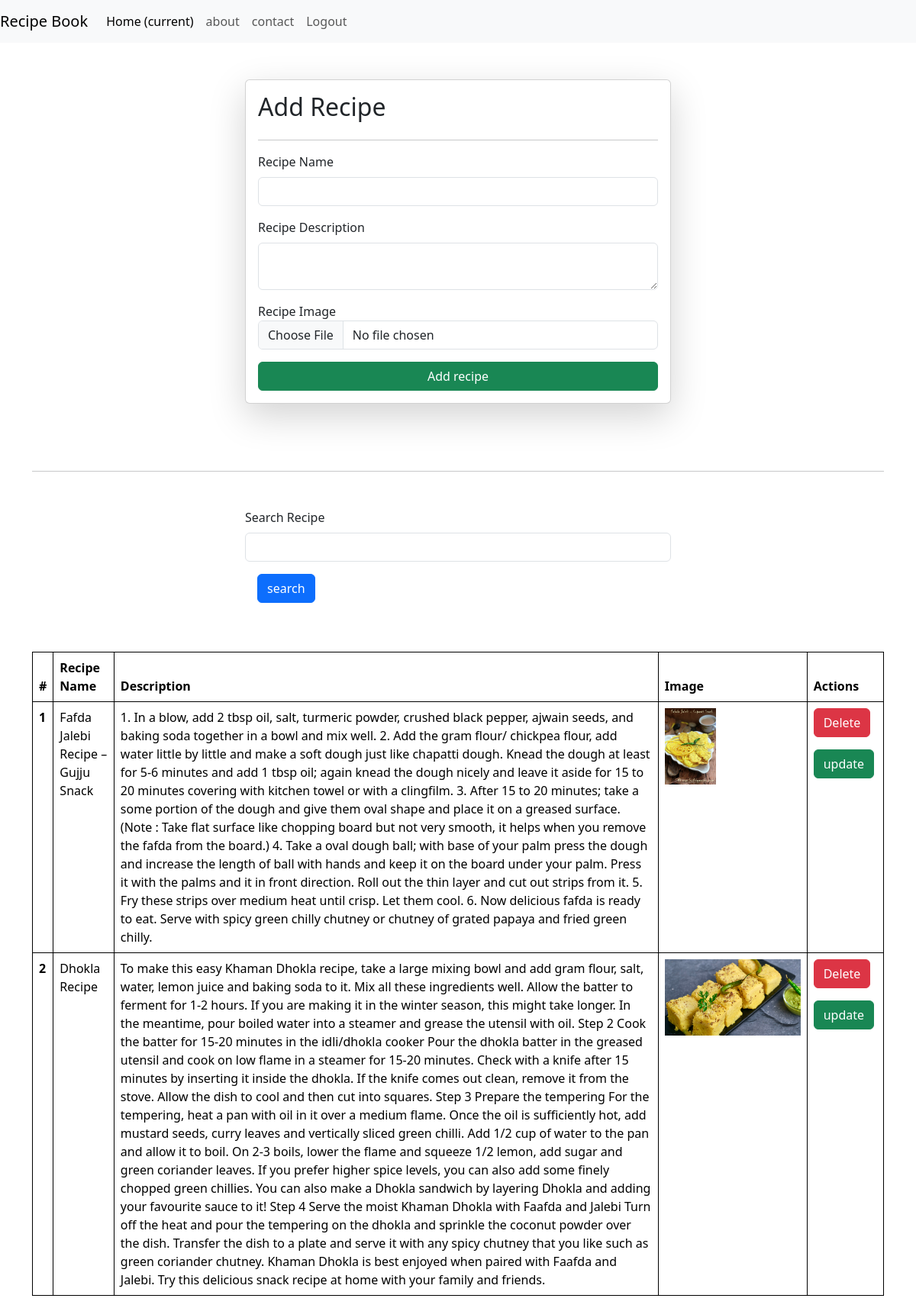
Page /recipes/ (signed in) on the committed database.
### veggie/models.py (models this page shows)
class Recipes(models.Model):
    user = models.ForeignKey(User , on_delete = models.SET_NULL, null = True , blank = True)
    recipe_name = models.CharField(max_length = 100)
    recipe_description = models.TextField()
    recipe_image = models.ImageField(upload_to = "recipes")

### veggie/views.py (the view, shortened to what this page needs)
# urls.py: path('recipes/', recipes,name="recipes"),
@login_required(login_url='/register/')
def recipes(request):
    queryset = Recipes.objects.all()
    if request.GET.get('search'):
        queryset = queryset.filter(recipe_name__icontains = request.GET.get('search'))
        queryset = queryset.filter(recipe_description__icontains = request.GET.get('search'))
    context = {'recipes' : queryset}
    return render(request, 'recipes.html', context)

### veggie/templates/recipes.html (shortened to what this page needs)
{% extends "base.html" %}
{% block start %}
<div class="container mt-5">
  <form class="col-6 mx-auto card p-3 shadow-lg" method="post" enctype="multipart/form-data">
    <h2>Add Recipe</h2>
    <hr>
    <div class="mb-3">
      <label for="exampleInputEmail1" class="form-label" >Recipe Name</label>
      <input name="recipe_name" required type="text" class="form-control" >
    </div>
    <div class="mb-3">
      <label for="exampleInputPassword1" name="recipe_description" class="form-label">Recipe Description</label>
      <textarea name="recipe_description" required class="form-control" ></textarea>
    </div>
    <div class="mb-3">
      <label class="form-check-label" for="exampleCheck1">Recipe Image</label>
      <input name="recipe_image" type="file" class="form-control" >
    </div>
    <button type="submit" class="btn btn-success">Add recipe</button>
  </form>
<br>
<br>
<br>
<hr>
<form action="" class="">
  <div class="mt-5">
    <div class="mx-auto col-6">
      <label for="exampleInputEmail1" class="form-label" >Search Recipe</label>
      <input name="search" required type="text" class="form-control" >
      <button type="submit" class="btn btn-primary m-3 ">search</button>
    </div>
  </div>
</form>
  <table class="table mt-5">
    <thead>
      <tr>
        <th scope="col">#</th>
        <th scope="col">Recipe Name </th>
        <th scope="col">Description</th>
        <th scope="col">Image</th>
        <th scope="col">Actions</th>
      </tr>
    </thead>
    <tbody>
      {% for recipe in recipes %}
      <tr>
        <th scope="row">{{forloop.counter}}</th>
        <td>{{recipe.recipe_name}}</td>
        <td>{{recipe.recipe_description}}</td>
        <td>
          <img src="/media/{{recipe.recipe_image}}" style="height : 100px;"></td>
          <td>
            <a href="/delete-recipe/{{recipe.id}}/" class="btn btn-danger mb-3"> Delete </a>
            <a href="/update-recipe/{{recipe.id}}/" class="btn btn-success"> update </a>
          </td>
      {% endfor %}
    </tbody>
  </table>
</div>
{% endblock %}

### home/templates/base.html (shortened to what this page needs)
<!DOCTYPE html>
<html lang="en">
<head>
    <link href="https://cdn.jsdelivr.net/npm/bootstrap@5.3.2/dist/css/bootstrap.min.css" rel="stylesheet">
  </head>
</head>
<body>
    <nav class="navbar navbar-expand-lg navbar-light bg-light">
        <a class="navbar-brand" href="#">Recipe Book</a>
        <div class="collapse navbar-collapse" id="navbarNavAltMarkup">
          <div class="navbar-nav">
            <a class="nav-item nav-link active" href="/">Home <span class="sr-only">(current)</span></a>
            <a class="nav-item nav-link" href="/about">about</a>
            <a class="nav-item nav-link" href="/contact">contact</a>
            {% if request.user.is_authenticated %}
            <a class="nav-item nav-link" href="/logout/">Logout</a>
            {% else %}
            <a class="nav-item nav-link" href="/login/">login</a>
            {% endif %}
          </div>
        </div>
      </nav>
    {% block start %}
    {% endblock %}
</body>
</html>

### home/templates/base.html (style rules this page uses)
table, th, td { border: 1px solid black; }

### rows in the picture
Recipes: recipe_name "Fafda Jalebi Recipe – Gujju Snack", recipe_description "1. In a blow, add 2 tbsp oil, salt, turmeric powder, crushed black pepper, ajwain seeds, and baking soda together in a bowl and mix well. 2. Add the gram flour/ chickpea flour, add water little by little and make a soft dough just like chapatti dough. Knead the dough at least for 5-6 minutes and add 1 tbsp oil; again knead the dough nicely and leave it aside for 15 to 20 minutes covering with kitchen towel or with a clingfilm. 3. After 15 to 20 minutes; take a some portion of the dough and give them oval shape and place it on a greased surface.(Note : Take flat surface like chopping board but not very smooth, it helps when you remove the fafda from the board.) 4. Take a oval dough ball;…", recipe_image (picture)
Recipes: recipe_name "Dhokla Recipe", recipe_description "To make this easy Khaman Dhokla recipe, take a large mixing bowl and add gram flour, salt, water, lemon juice and baking soda to it. Mix all these ingredients well. Allow the batter to ferment for 1-2 hours. If you are making it in the winter season, this might take longer. In the meantime, pour boiled water into a steamer and grease the utensil with oil. Step 2 Cook the batter for 15-20 minutes in the idli/dhokla cooker Pour the dhokla batter in the greased utensil and cook on low flame in a steamer for 15-20 minutes. Check with a knife after 15 minutes by inserting it inside the dhokla. If the knife comes out clean, remove it from the stove. Allow the dish to cool and then cut into…", recipe_image (picture)
